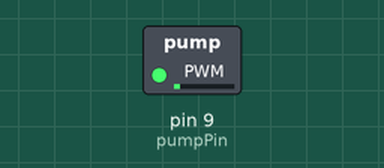
Recording of a sketch running on a simulated Arduino Uno, built with avr-gcc and run on an emulated ATmega328P. Parts: switched loads named in the sketch (green lamp = pin HIGH).

Above: at 0.1 s.
At 18.1 s:
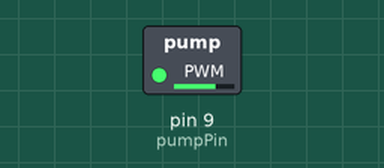
At 27.1 s:
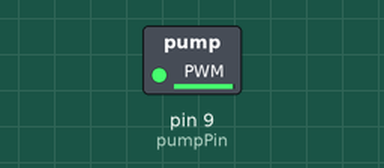
At 36.1 s:
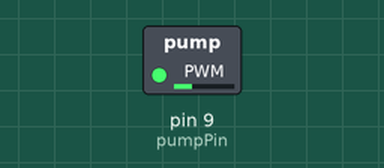
Timing chart, 0 to 40.0 s (numbered marks = the images above):
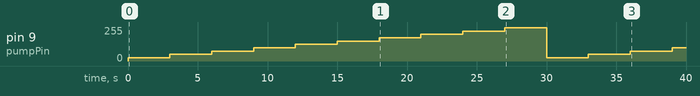

Measured:
- by itself, pin 9 (pumpPin): 0/255 → 25/255 at 0.00 s, → 50/255 3.0 s later, → 75/255 3.0 s later, → 100/255 3.0 s later, … (14 changes in this stretch)

The sketch:

FG100Test.ino
```cpp
int pumpPin = 9;

void setup()
{
  pinMode(pumpPin, OUTPUT);   // sets the pin as output
}

void loop()
{
  for (int voltageIncrement = 1; voltageIncrement < 11; voltageIncrement++) {
    analogWrite(pumpPin, (255/10*voltageIncrement));
    delay(3000);
  }
}
```
